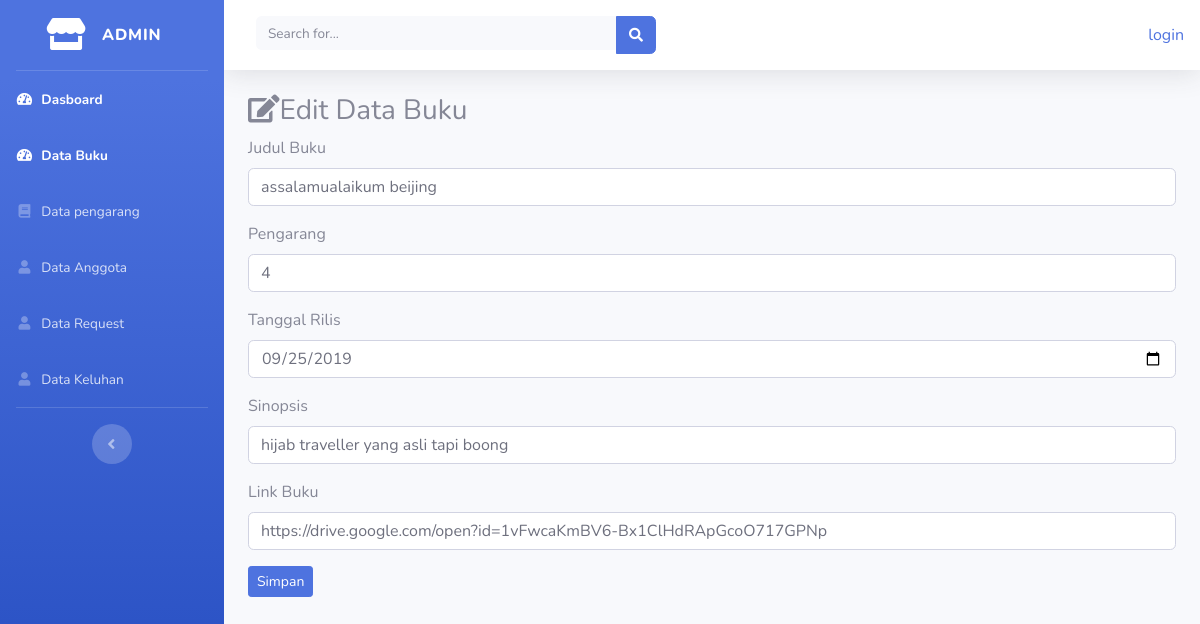
/index.php/admin/data_buku/edit/22, run on the app's committed database.
### tables this page shows
CREATE TABLE `buku` (
  `id_buku` int(20) NOT NULL,
  `judul_buku` varchar(50) NOT NULL,
  `id_pengarang` int(11) NOT NULL,
  `rilis` date NOT NULL,
  `sinopsis` text NOT NULL,
  `kategori` varchar(50) NOT NULL,
  `link` varchar(200) NOT NULL,
  `foto` varchar(100) NOT NULL
);

### application/controllers/admin/data_buku.php (called while the page is built, shortened)
<?php
class Data_buku extends CI_Controller{
	public function edit($id)
	{
		$where = array('id_buku' =>$id);
		$data['buku'] = $this->model_buku->edit_buku($where, 'buku')->result();
		$this->load->view('templates_admin/header');
		$this->load->view('templates_admin/sidebar');
		$this->load->view('admin/edit_buku', $data);
		$this->load->view('templates_admin/footer');
	}
}

### index.php (called while the page is built, shortened)
<?php
require_once BASEPATH.'core/CodeIgniter.php';

### application/models/model_buku.php (called while the page is built, shortened)
<?php
class Model_buku extends CI_Model{
	public function edit_buku($where,$table){
		return $this->db->get_where($table,$where);
	}
}

### application/views/admin/edit_buku.php (the view, shortened to what this page needs)
<div class="container-fluid">
	<h3><i class="fas fa-edit"></i>Edit Data Buku</h3>
	<?php foreach($buku as $bk) : ?>
		<form method="post" action="<?php echo base_url(). 'admin/data_buku/update' ?>">
			<div class="form-group">
        		<label>Judul Buku</label>
        		<input type="text" name="judul_buku" value="<?php echo $bk->judul_buku ?>" class="form-control">
        	</div>
        	<div class="form-group">
        		<label>Pengarang</label>
        		<input type="text" name="id_pengarang" value="<?php echo $bk->id_pengarang ?>" class="form-control">
        	</div>
        	<div class="form-group">
        		<label>Tanggal Rilis</label>
        		<input type="date" name="rilis" value="<?php echo $bk->rilis ?>" class="form-control">
        	</div>
        	<div class="form-group">
        		<label>Sinopsis</label>
        		<input type="text" name="sinopsis" value="<?php echo $bk->sinopsis ?>" class="form-control">
        	</div>
        	<div class="form-group">
        		<label>Link Buku</label>
        		<input type="text" name="link" value="<?php echo $bk->link ?>" class="form-control">
        	</div>
        	<button type="submit" class="btn btn-primary btn-sm">Simpan</button>
		</form>
	<?php endforeach; ?>
</div>

### data on the page
buku: judul_buku "assalamualaikum beijing", id_pengarang "4", rilis "09/25/2019", sinopsis "hijab traveller yang asli tapi boong", link "https://drive.google.com/open?id=1vFwcaKmBV6-Bx1ClHdRApGcoO717GPNp"

### other printed values
anchor('auth/login', 'login') "login"
